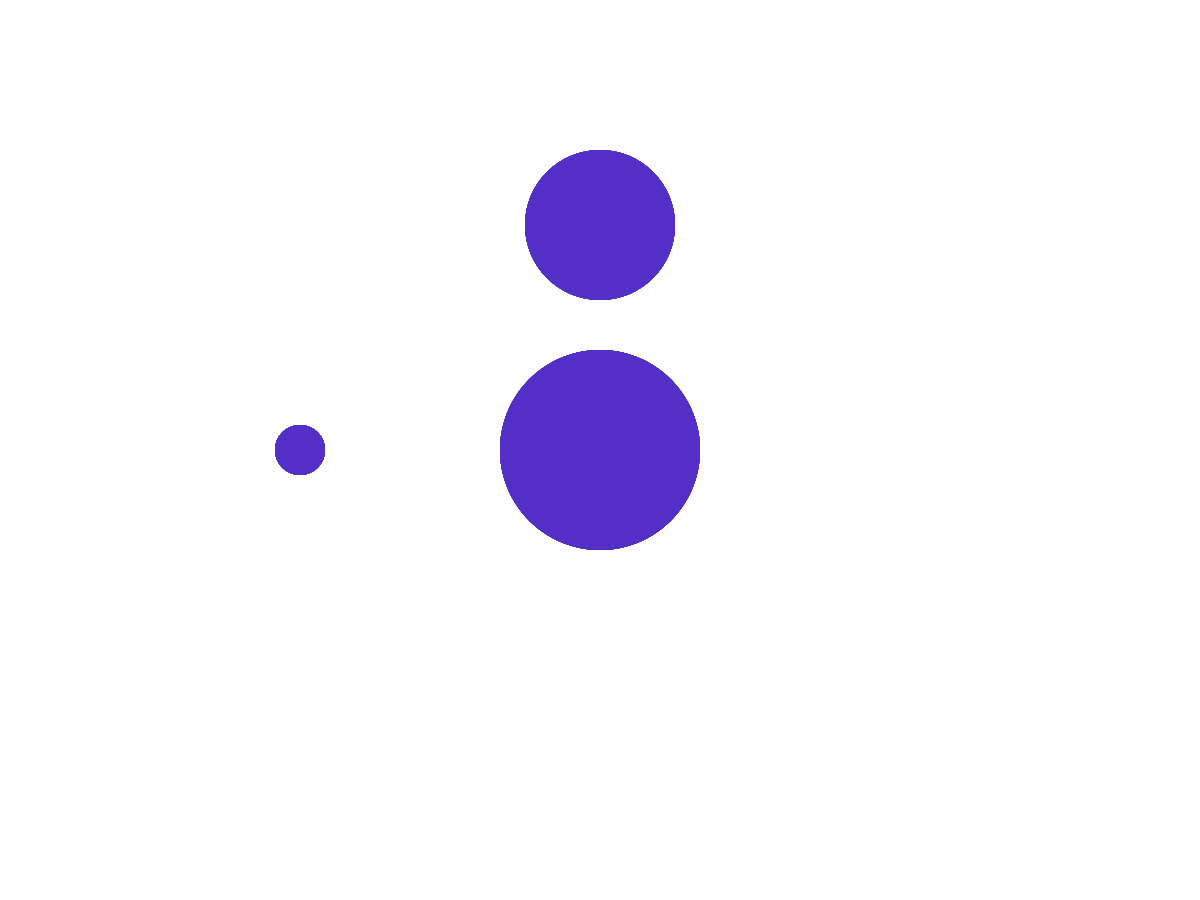
Frame 1 (no input)
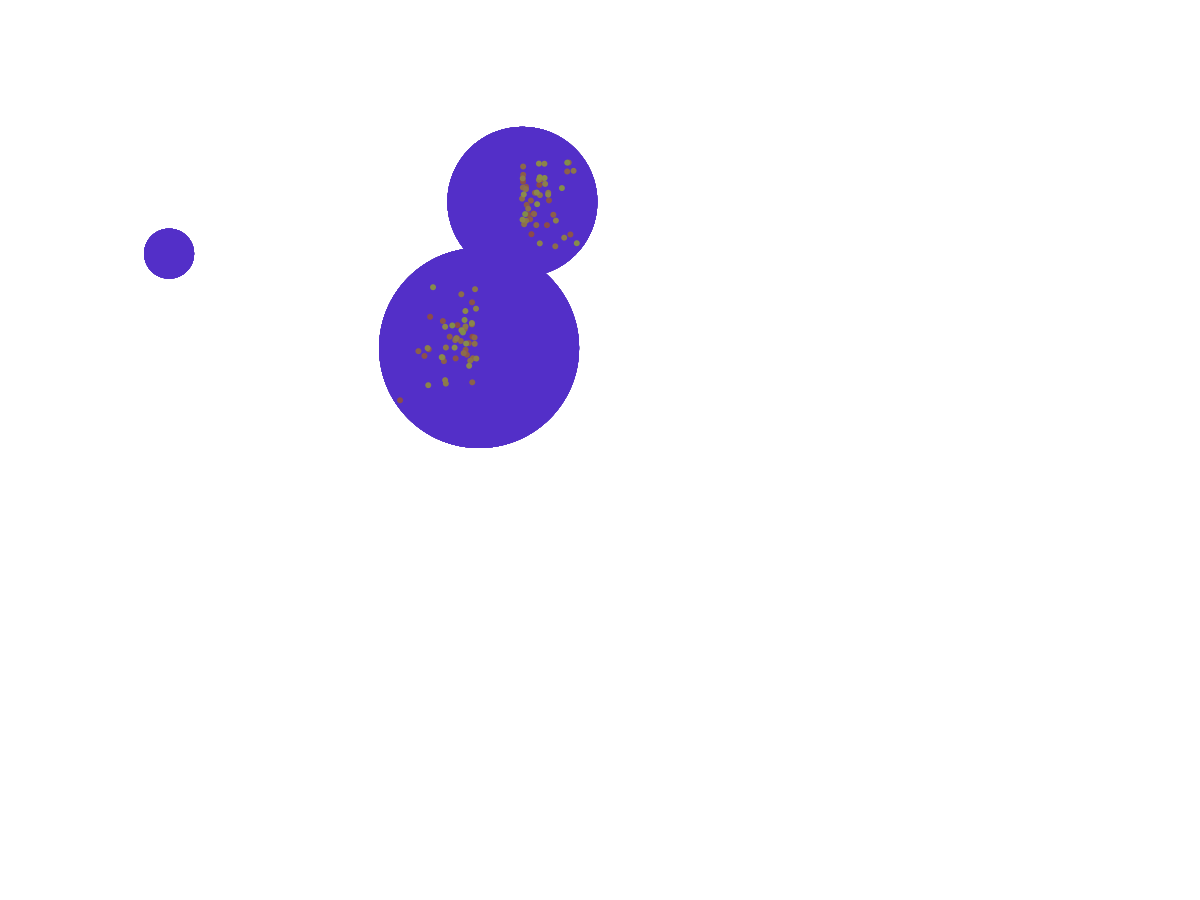
Frame 60 (the mouse pressed at the canvas centre just before this capture)
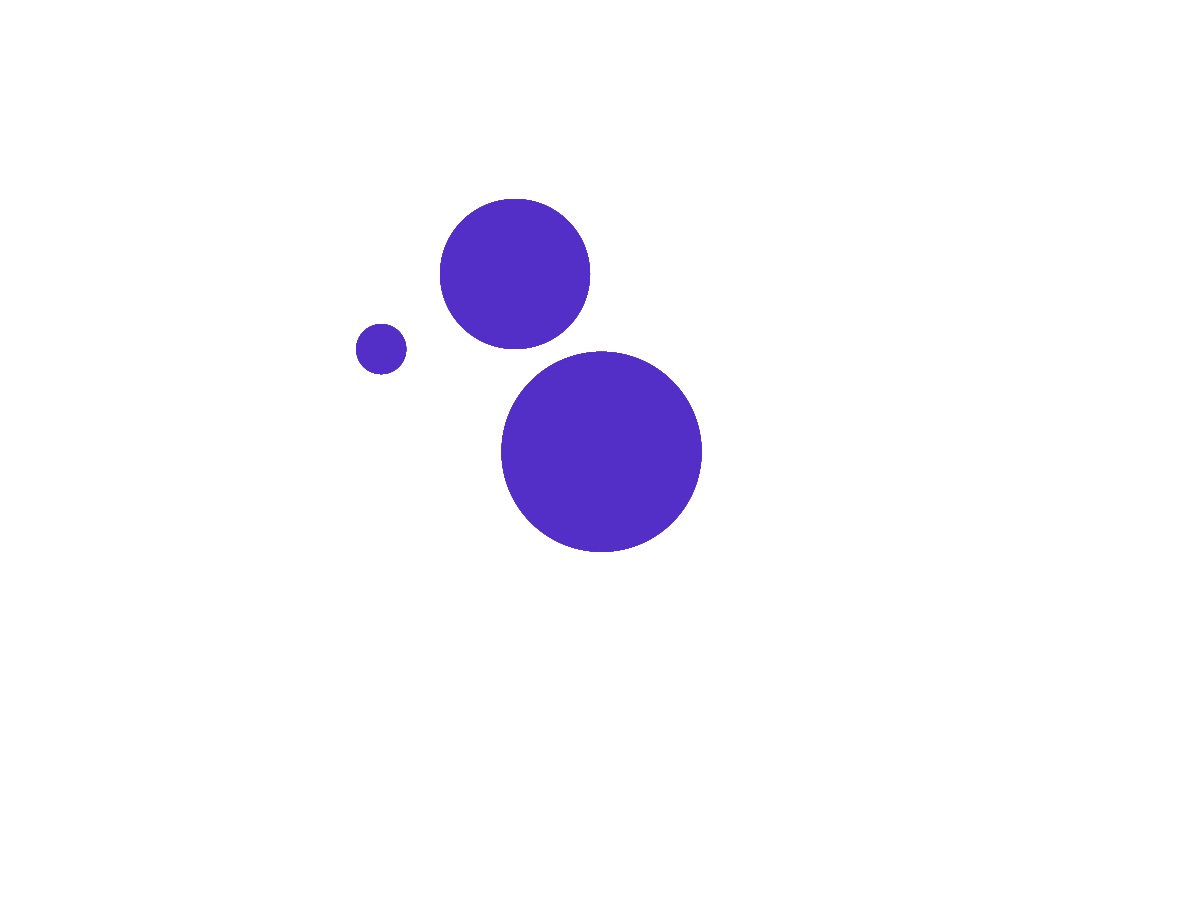
Frame 120 (the mouse held since frame 60 and released just before this capture)

The Processing sketch that drew these frames (run headless with seeded random() and noise(); from frame 60 on, the mouse is pressed at the canvas centre):

// Processing sketch: Vectors_seguirMouse
// ── Vectors_seguirMouse.pde
  PVector V,V2,V3;
    PVector mouse,mouse1, mouse2;
    PVector dir,dir2,dir3;
    PVector accel;
     PVector tempV;
    boolean n =false;
float c1x = 0;      // circle 1 position (controlled by mouse)
float c1y = 200;
float c1r = 20;     // radius

float c2x = 600;    // circle 2 position
float c2y = 200;
float c2r = 20;

float inc=0.9;
    
void setup(){
 V = new PVector(width/2,height/2);
  V2 = new PVector(width/2,height/4);
   V3 = new PVector(width/4,height/2);

  size(1200,900);
  background(255);
}


void draw(){

 background(255);
  noStroke();
  colorMode(HSB);
  for(int i=10; i<200; i+=5){
  fill(180,i,200);
   ellipse(V.x,V.y,200,200);
   ellipse(V2.x,V2.y,150,150);
   ellipse(V3.x,V3.y,50,50);
     
  }
  
    
  update(2.8,1.2,4);
  pared();
  println(V);
    println(V2);
if(n==true){
  
   V.add(tempV);
  V2.add(tempV);
   V3.add(tempV);
  
  
}
   boolean hit = circleCircle(V.x,V.y,100, V2.x,V2.y,70);
  if (hit) {
    fill(255,150,0);
      inc=0;
      float incy=random(-2,2);
     V.y+=incy;
     V2.y+=incy;
     for(int i=0; i<50; i++){
       fill(i,120,140);
       ellipse(V.x+random(-100)*noise(i),V.y+random(-100,80)*noise(i),6,6);
       ellipse(V2.x+random(100)*noise(i),V2.y+random(-100,80)*noise(i),6,6);
       PVector R1;
       R1 =PVector.random2D().normalize();
       V.add(R1);
       V2.sub(R1);
     }
  }
  else {
    fill(0,150,255);
  }
  
  
  
  
}


void update(float a,float b, float c){
mouse = new PVector(mouseX, mouseY);
mouse1 = new PVector(mouseX, mouseY);
mouse2 = new PVector(mouseX, mouseY);

   dir= mouse.sub(V).setMag(a);
    dir2= mouse1.sub(V2).setMag(b);
   dir3= mouse2.sub(V3).setMag(c);
 
    
    V.add(dir);
    V2.add(dir2);
    V3.add(dir3);
  // mouse=mouse.set(mouseX,mouseY);
}
void mouseClicked(){
tempV = new PVector(mouseX,mouseY);
tempV.set(mouseX,mouseY);
 fill(0);
 rect(tempV.x,tempV.y,80,80);
 tempV=tempV.setMag(2);

  n=true;
}
/*void mouseClicked(){
  
   PVector ranV = new PVector(noise(mouseX)*mouseX,noise(-12)*mouseY);
     PVector ranV2 = new PVector(noise(3)*mouseX,noise(2)*mouseY);
       PVector ranV3= new PVector(noise(4)*mouseX,noise(mouseY)*mouseY);
       
       ranV.set(noise(mouseX)*mouseX,noise(-12)*mouseY);
    ranV2.set(noise(3)*mouseX,noise(2)*mouseY);
     ranV3.set(noise(4)*mouseX,noise(mouseY)*mouseY);

 V.sub(ranV);
  V2.sub(ranV2);
   V3.sub(ranV3);
   
    
}*/

void pared(){
  if(V.x>=width||V.y== height){
    V.x=-V.x;
    
  }
  
  
}

  // CIRCLE/CIRCLE
boolean circleCircle(float c1x, float c1y, float c1r, float c2x, float c2y, float c2r) {
  
  // get distance between the circle's centers
  // use the Pythagorean Theorem to compute the distance
  float distX = c1x - c2x;
  float distY = c1y - c2y;
  float distance = sqrt( (distX*distX) + (distY*distY) );

  // if the distance is less than the sum of the circle's
  // radii, the circles are touching!
  if (distance <= c1r+c2r) {
    return true;
  }
  return false;
}
